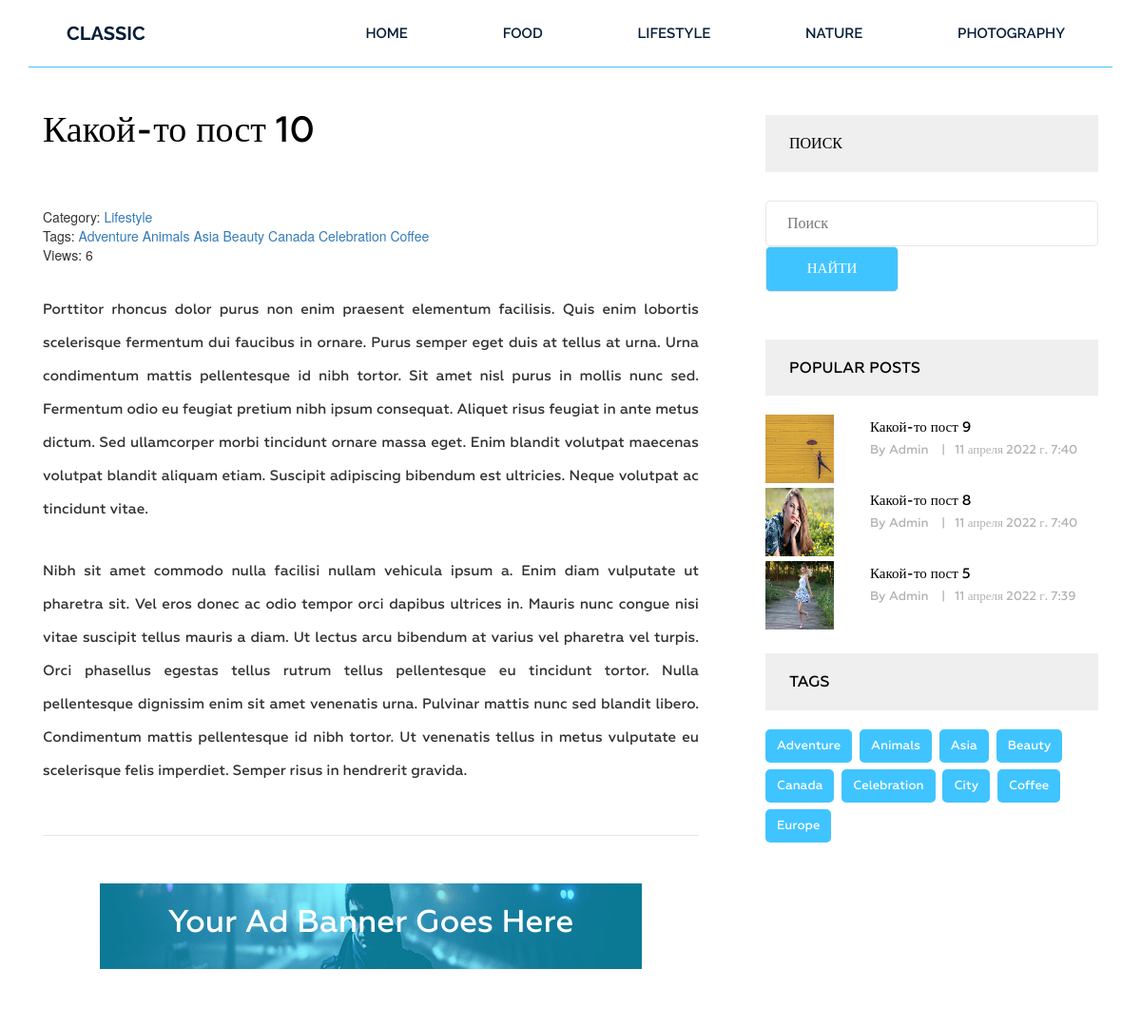
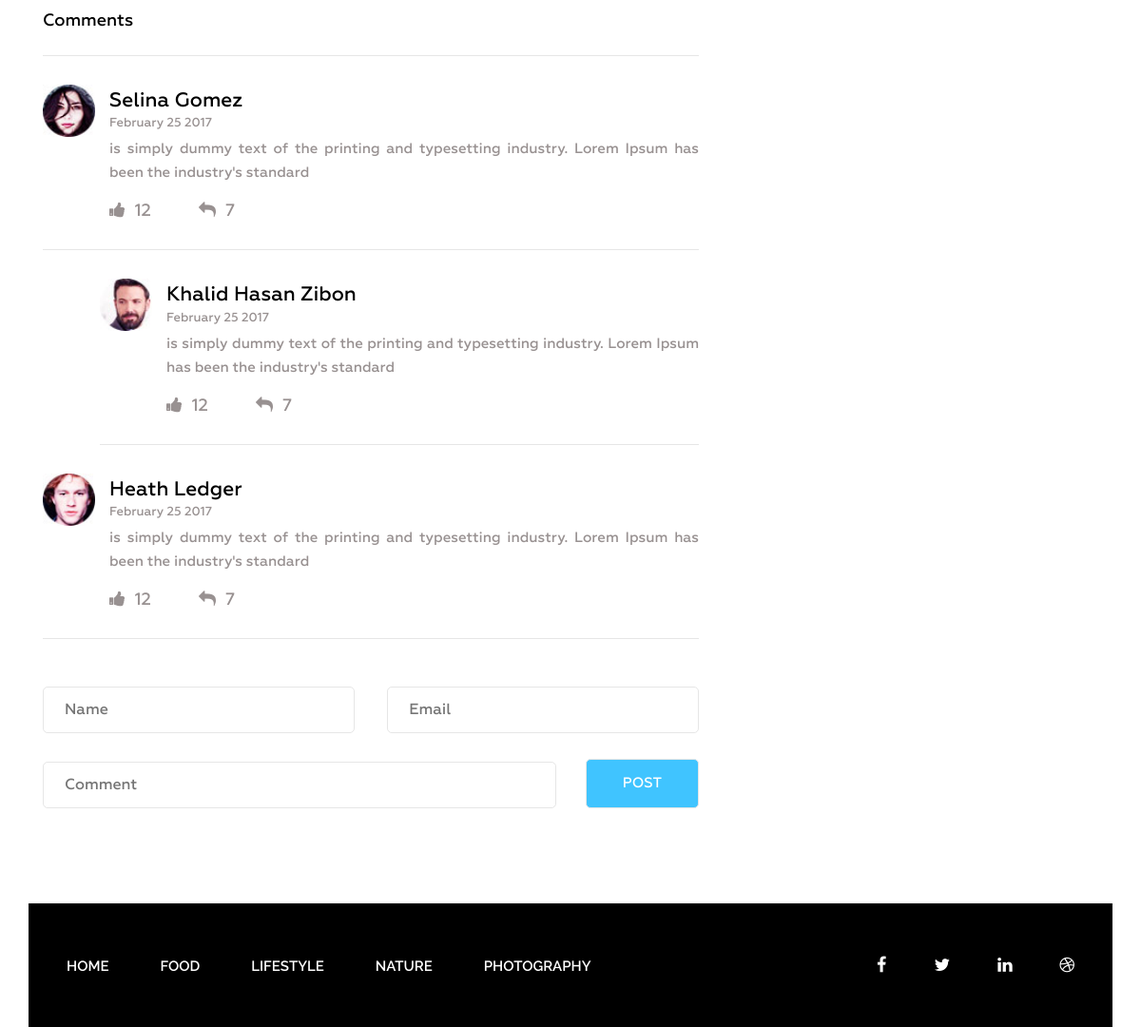
The app's page /post/kakoj-to-post-10/ with its own data (2 pictures, top to bottom).
### blog/models.py (models this page shows, shortened)
class Category(models.Model):
    title = models.CharField(max_length=255, verbose_name='Категория')
    slug = models.SlugField(max_length=255, verbose_name='Url Категории', unique=True)
    def __str__(self):
        return self.title
    def get_absolute_url(self):
        return reverse("category", kwargs={"slug": self.slug})
    class Meta:
        verbose_name = 'Категория'
        verbose_name_plural = 'Категории'
        ordering = ['title']

class Post(models.Model):
    title = models.CharField(max_length=255, verbose_name='Название поста')
    slug = models.SlugField(max_length=255, verbose_name='Url Поста', unique=True)
    author = models.CharField(max_length=100, verbose_name='Автор поста')
    content = models.TextField(verbose_name='Контент', blank=True)
    created_at = models.DateTimeField(auto_now_add=True, verbose_name='Опубликована')
    photo = models.ImageField(upload_to=f'photos/%Y/%m/%d/', blank=True, verbose_name='Пусть к фото')
    views = models.IntegerField(default=0, verbose_name='Количество просмотров')
    category = models.ForeignKey('Category', on_delete=models.PROTECT, related_name='posts', verbose_name='Категория')
    tags = models.ManyToManyField('Tag', blank=True, related_name='posts')
    def get_absolute_url(self):
        return reverse("post", kwargs={"slug": self.slug})
    class Meta:
        verbose_name = 'Пост'
        verbose_name_plural = 'Посты'
        ordering = ['-created_at']

class Tag(models.Model):
    title = models.CharField(max_length=50, verbose_name='Тег')
    slug = models.SlugField(max_length=50, verbose_name='Url Тега', unique=True)
    def get_absolute_url(self):
        return reverse("tag", kwargs={"slug": self.slug})
    class Meta:
        verbose_name = 'Тег'
        verbose_name_plural = 'Теги'
        ordering = ['title']

### blog/views.py (the view)
# urls.py: path('post/<str:slug>/', GetPost.as_view(), name='post'),
class GetPost(DetailView):
    model = Post
    template_name = 'blog/single.html'
    context_object_name = 'post'
    def get_context_data(self, **kwargs):
        context = super().get_context_data(**kwargs)
        self.object.views = F('views') + 1
        self.object.save()
        self.object.refresh_from_db()
        return context

### blog/templatetags/menu.py (called while the page is built)
@register.inclusion_tag('blog/menu_tpl.html')
def show_menu(menu_class='menu'):
    categories = Category.objects.all()
    return {'categories': categories, 'menu_class': menu_class}

### blog/templatetags/sidebar.py (called while the page is built)
@register.inclusion_tag('blog/popular_posts_tpl.html')
def get_popular(cnt=3):
    posts = Post.objects.order_by('-views')[:cnt]
    return {'posts': posts}

@register.inclusion_tag('blog/tags_tpl.html')
def get_tags():
    tags = Tag.objects.all()
    return {'tags': tags}

### blog/templates/blog/single.html (shortened to what this page needs)
{% extends 'base.html' %}
{% load static %}
{% load sidebar %}
{% block content %}
    <section class="single-blog-area">
        <div class="container">
            <div class="row">
            <div class="col-md-12">
                <div class="border-top">
                    <div class="col-md-8">
                    <div class="blog-area">
                        <div class="blog-area-part">
                            <h2>{{ post.title }}</h2>
                            <div class="for-style">
                                <div>
                                    <span>Category: <a href="{{ post.category.get_absolute_url }}">{{ post.category }}</a></span>
                                    <br>
                                    {% if post.tags.exists %}
                                        <span>
                                            Tags:
                                            {% for tag in post.tags.all %}
                                                <a href="{{ tag.get_absolute_url }}">{{ tag.title }}</a>
                                            {% endfor %}
                                        </span>
                                    <br>
                                    {% endif %}
                                    <span>Views: {{ post.views }}</span>
                                </div>
                                {{ post.content|safe }}
                            </div>
                        </div>
                        <div class="ads-area">
                            <img src="img/ads.jpg" alt="">
                            <p>Your Ad Banner Goes Here</p>
                        </div>
                        <div class="commententries">
                            <h3>Comments</h3>
                            <ul class="commentlist">
                                <li>
                                    <article class="comment">
                                        <header class="comment-author">
                                            <img src="img/author-1.jpg" alt="">
                                        </header>
                                        <section class="comment-details">
                                            <div class="author-name">
                                                <h5><a href="#">Selina Gomez</a></h5>
                                                <p>February 25 2017</p>
                                            </div>
                                            <div class="comment-body">
                                                <p>is simply dummy text of the printing and typesetting industry. Lorem Ipsum has been the industry's standard </p>
                                            </div>
                                            <div class="reply">
                                                <p><span><a href="#"><i class="fa fa-thumbs-up" aria-hidden="true"></i></a>12</span><span><a href="#"><i class="fa fa-reply" aria-hidden="true"></i></a>7</span></p>
                                            </div>
                                        </section>
                                    </article>
                                    <ul class="children">
                                        <li>
                                            <article class="comment">
                                                <header class="comment-author">
                                                    <img src="img/author-2.jpg" alt="">
                                                </header>
                                                <section class="comment-details">
                                                    <div class="author-name">
                                                        <h5><a href="#">Khalid Hasan Zibon</a></h5>
                                                        <p>February 25 2017</p>
                                                    </div>
                                                    <div class="comment-body">
                                                        <p>is simply dummy text of the printing and typesetting industry. Lorem Ipsum has been the industry's standard </p>
                                                    </div>
                                                    <div class="reply">
                                                        <p><span><a href="#"><i class="fa fa-thumbs-up" aria-hidden="true"></i></a>12</span><span><a href="#"><i class="fa fa-reply" aria-hidden="true"></i></a>7</span></p>
                                                    </div>
                                                </section>
                                            </article>
                                        </li>
                                    </ul>
                                </li>
                                <li>
                                    <article class="comment">
                                        <header class="comment-author">
                                            <img src="img/author-3.jpg" alt="">
                                        </header>
                                        <section class="comment-details">
                                            <div class="author-name">
                                                <h5><a href="#">Heath Ledger</a></h5>
                                                <p>February 25 2017</p>
                                            </div>
                                            <div class="comment-body">
                                                <p>is simply dummy text of the printing and typesetting industry. Lorem Ipsum has been the industry's standard </p>
                                            </div>
                                            <div class="reply">
                                                <p><span><a href="#"><i class="fa fa-thumbs-up" aria-hidden="true"></i></a>12</span><span><a href="#"><i class="fa fa-reply" aria-hidden="true"></i></a>7</span></p>
                                            </div>
                                        </section>
                                    </article>
                                </li>
                            </ul>
                        </div>
                        <form action="#" method="get">
                            <div class="name">
                                <input type="text" name="" id="" placeholder="Name" class="name">
                            </div>
                            <div class="email">
                                <input type="email" name="" id="" placeholder="Email" class="email">
                            </div>
                            <div class="comment">
                                <input type="text" name="" id="" placeholder="Comment" class="comment">
                            </div>
                            <div class="post">
                                <input type="submit" value="Post">
                            </div>
                        </form>
                    </div>
                </div>
                <div class="col-md-4">
                    <div class="newsletter">
                        <h2 class="sidebar-title">ПОИСК</h2>
                        <form action="{% url 'search' %}" method="get">
                            <input type="text" name="s" placeholder="Поиск">
                            <input type="submit" value="Найти">
                        </form>
                    </div>
                    {% get_popular 3 %}
                    {% get_tags %}
                </div>
                </div>
                </div>
            </div>
        </div>
    </section>
{% endblock %}

### blog/templates/blog/menu_tpl.html
<div class="{{ menu_class }}">
    <ul>
        <li><a href="{% url 'home' %}">Home</a></li>
        {% for item in categories %}
            <li><a href="{{ item.get_absolute_url }}">{{ item.title }}</a></li>
        {% endfor %}
    </ul>
</div>

### blog/templates/blog/popular_posts_tpl.html
<h2 class="sidebar-title">POPULAR POSTS</h2>
<div class="grid">
    {% for post in posts %}
    <div class="portfolio-item popular">
        {% if post.photo %}
            <img src="{{ post.photo.url }}" alt="{{ post.title }}">
        {% else %}
            <img src="https://yes-books.ru/image/catalog/Family%20and%20Friends/net.jpg" alt="{{ post.title }}">
        {% endif %}
        <div class="portfolio-text">
            <h5><a href="{{ post.get_absolute_url }}">{{ post.title }}</a></h5>
            {% if post.author == '' %}
                <p>By Admin <span>|</span>{{ post.created_at }}</p>
            {% else %}
                <p>By {{ post.author }} <span>|</span></p>
            {% endif %}
        </div>
    </div>
    {% endfor %}
</div>

### blog/templates/blog/tags_tpl.html
<div class="tags">
    <h2 class="sidebar-title">Tags</h2>
    {% for tag in tags %}
        <p><a href="{{ tag.get_absolute_url }}">{{ tag.title }}</a></p>
    {% endfor %}
</div>

### records on screen
Category: title "FOOD"
Category: title "LIFESTYLE"
Category: title "NATURE"
Category: title "PHOTOGRAPHY"
Post: title "Какой-то пост 10", category "Lifestyle", views "6", content "Porttitor rhoncus dolor purus non enim praesent elementum facilisis. Quis enim lobortis scelerisque fermentum dui faucibus in ornare. Purus semper eget duis at tellus at urna. Urna condimentum mattis pellentesque id nibh tortor. Sit amet nisl purus in mollis nunc sed. Fermentum odio eu feugiat pretium nibh ipsum consequat. Aliquet risus feugiat in ante metus dictum. Sed ullamcorper morbi tincidunt ornare massa eget. Enim blandit volutpat maecenas volutpat blandit aliquam etiam. Suscipit adipiscing bibendum est ultricies. Neque volutpat ac tincidunt vitae. Nibh sit amet commodo nulla facilisi nullam vehicula ipsum a. Enim diam vulputate ut pharetra sit. Vel eros donec ac odio tempor orci…"
Tag: title "Adventure"
Tag: title "Animals"
Tag: title "Asia"
Tag: title "Beauty"
Tag: title "Canada"
Tag: title "Celebration"
Tag: title "Coffee"
Post: photo (picture), title "Какой-то пост 9", created_at "11 апреля 2022 г. 7:40"
Post: photo (picture), title "Какой-то пост 8", created_at "11 апреля 2022 г. 7:40"
Post: photo (picture), title "Какой-то пост 5", created_at "11 апреля 2022 г. 7:39"
Tag: title "City"
Tag: title "Europe"
